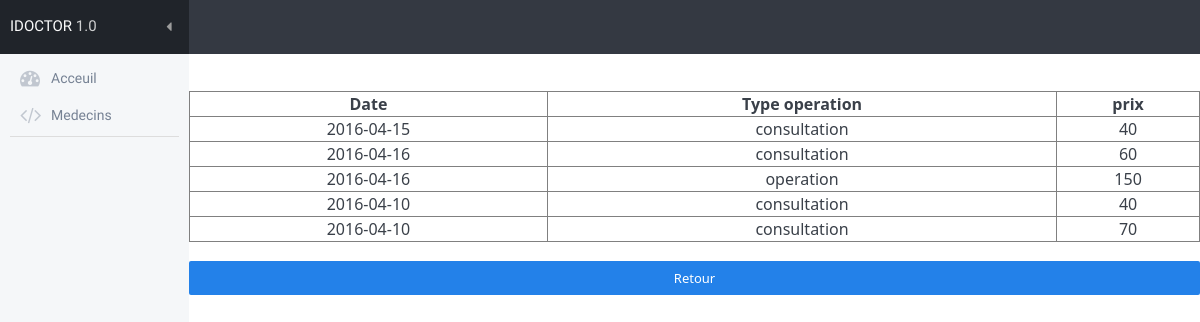
Screenshot of /Administrateur/details_medecin.php?mat=m12394 with the database file from the repository.
### tables this page shows
CREATE TABLE IF NOT EXISTS `operation` (
  `id` int(11) NOT NULL AUTO_INCREMENT,
  `matricule` varchar(255) NOT NULL,
  `nom` varchar(255) NOT NULL,
  `prenom` varchar(255) NOT NULL,
  `prix` varchar(255) NOT NULL,
  `datee` varchar(255) NOT NULL,
  `action` varchar(255) NOT NULL,
  PRIMARY KEY (`id`)
);

### Administrateur/details_medecin.php (the view, shortened to what this page needs)
<?php
require_once("models/header.php");
echo "
<body>
<div id='loading' class='ui-front loader ui-widget-overlay bg-white opacity-100'>
<img src='assets/images/loader-dark.gif' alt=''>
</div>
<div id='page-wrapper' class='demo-example'>";
include('models/topbar.php');
include("models/sidebar.php");
echo "
<div id='g10' class='small-gauge float-left hidden'></div>
<div id='g11' class='small-gauge float-right hidden'></div>
<div id='page-content-wrapper'>";
try {
	$bdd=new PDO('mysql:host=localhost;dbname=dbdoctors;charset=utf8','root','');
} catch (Exception $e) {
	die('Erreur: ' .$e->getMessage());
}
	$matricule=$_GET['mat'];
	$reponse=$bdd->query("SELECT * FROM operation WHERE matricule = '$matricule'");
	echo'<br><br>
		<table border width="100%">';
	echo"
<tr>
	<th >Date</th>
	<th>Type operation</th>
	<th>prix</th>
</tr>";
	while ($donnees=$reponse->fetch())
	{
		echo "
<tr>";
echo '<td align="center">' .$donnees['datee']. '</td>';
echo '<td align="center">' .$donnees['action']. '</td>';
echo '<td align="center">' .$donnees['prix']. '</td>';
echo '</tr>';
		}echo '</table><br>';
	?>
	<input type="button" value="Retour" onclick="self.location.href='search_doctor.php'" name='btn_supp' class='btn primary-bg large'>
 <?php
echo"
</div>
</div>
</div>
</body>
</html>";
?>

### Administrateur/models/header.php (shortened to what this page needs)
 <?php
 echo "
   <head>
       <link rel='stylesheet' type='text/css' href='assets/css/minified/aui-production.min.css'>
       <link id='layout-theme' rel='stylesheet' type='text/css' href='assets/themes/minified/fides/color-schemes/dark-blue.min.css'>
       <link rel='stylesheet' type='text/css' href='assets/themes/minified/fides/common.min.css'>
       <link id='theme-animations' rel='stylesheet' type='text/css' href='assets/themes/minified/fides/animations.min.css'>
       <link rel='stylesheet' type='text/css' href='assets/themes/minified/fides/responsive.min.css'>
   </head>";
?>

### Administrateur/models/topbar.php (shortened to what this page needs)
<?php
echo "
            <div id='page-header' class='clearfix'>
                <div id='header-logo'>
                    <a href='javascript:;' class='tooltip-button' data-placement='bottom' title='Close sidebar' id='close-sidebar'>
                        <i class='glyph-icon icon-caret-left'></i>
                    </a>
                     iDOCTOR <i class='opacity-80'>1.0</i>
                </div>
            </div>
";
?>

### Administrateur/models/sidebar.php
<?php
echo "
<div id='page-sidebar' class='scrollable-content'>
                <div id='sidebar-menu'>
                    <ul>
                        <li>
                            <a href='dashbord.php' title='Dashboard'>
                                <i class='glyph-icon icon-dashboard'></i>
                                Acceuil
                            </a>
                        </li>
                        <li>
                            <a href='javascript:;' title='Doctor Details'>
                                <i class='glyph-icon icon-code'></i>
                                Medecins
                            </a>
                            <ul>
                                <li>
                                    <a href='ajout_doctor.php' title='Add Doctor'>
                                        <i class='glyph-icon icon-chevron-right'></i>
                                        Ajouter un medecin
                                    </a>
                                </li>
                                <li>
                                    <a href='search_doctor.php' title='Search Doctor'>
                                        <i class='glyph-icon icon-chevron-right'></i>
                                        liste de medecins
                                    </a>
                                </li>
                                <li>
                                    <a href='sup_doctor.php' title='Search Doctor'>
                                        <i class='glyph-icon icon-chevron-right'></i>
                                        Supprimer un medecin
                                    </a>
                                </li>
                            </ul>
                        </li>
                    <div class='divider mrg5T mobile-hidden'></div>
                </div>
            </div>
            ";
			?>

### rows the page displays
operation: datee "2016-04-15", action "consultation", prix "40"
operation: datee "2016-04-16", action "consultation", prix "60"
operation: datee "2016-04-16", action "operation", prix "150"
operation: datee "2016-04-10", action "consultation", prix "40"
operation: datee "2016-04-10", action "consultation", prix "70"
